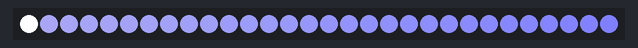
A sketch run on a simulated Arduino Uno, built with avr-gcc and run on an emulated ATmega328P. Parts: 30 RGB LEDs in strip order, left to right.

Above: at 11.14 s.
At 24.7 s:
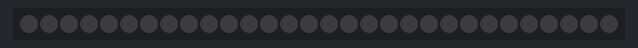

Measured:
- by itself, everything shown: repeats every 26.7 s, in 6 steps
- what the display in image 1 shows lasts 12.9 s, from 24.7 s to 37.6 s

The sketch:

sunrise_strip.ino
```cpp
#include <Adafruit_NeoPixel.h>
#ifdef __AVR__
#include <avr/power.h>
#endif

#define PIN 6

#define len(x)       (sizeof(x) / sizeof(x[0]))

// Parameter 1 = number of pixels in strip
// Parameter 2 = Arduino pin number (most are valid)
// Parameter 3 = pixel type flags, add together as needed:
//   NEO_KHZ800  800 KHz bitstream (most NeoPixel products w/WS2812 LEDs)
//   NEO_KHZ400  400 KHz (classic 'v1' (not v2) FLORA pixels, WS2811 drivers)
//   NEO_GRB     Pixels are wired for GRB bitstream (most NeoPixel products)
//   NEO_RGB     Pixels are wired for RGB bitstream (v1 FLORA pixels, not v2)
Adafruit_NeoPixel strip = Adafruit_NeoPixel(30, PIN, NEO_GRB + NEO_KHZ800);

// IMPORTANT: To reduce NeoPixel burnout risk, add 1000 uF capacitor across
// pixel power leads, add 300 - 500 Ohm resistor on first pixel's data input
// and minimize distance between Arduino and first pixel.  Avoid connecting
// on a live circuit...if you must, connect GND first.

void setup() {
#if defined (__AVR_ATtiny85__)
  if (F_CPU == 16000000) clock_prescale_set(clock_div_1);
#endif

  strip.begin();
  strip.show();
}

// stolen from https://community.particle.io/t/neopixel-sunrise-alarm-clock/2243/22
uint8_t redList[] = {  8, 8, 17, 26, 35, 43, 52, 61, 70, 79, 87, 96, 105, 114, 123, 131, 140, 149, 158, 167, 175, 184, 193, 202, 211, 219, 228, 237, 246, 255, 255, 255, 255, 255, 255, 255, 255, 255, 255, 255, 255, 255, 255, 255, 255, 255, 255, 255, 255, 255, 255, 255, 255, 255, 255, 255, 255, 255, 255, 255, 255, 255, 255, 255, 255, 255, 255, 255, 255, 255, 255, 255, 255, 255, 255, 255, 255, 255, 255, 255, 255, 255, 255, 255, 255, 255, 255, 255, 255, 255, 255, 255, 255, 255, 255, 255, 255, 255, 255, 255, 254, 253, 253, 252, 252, 251, 250, 250, 249, 249, 248, 247, 247, 246, 246, 245, 245, 244, 243, 243, 242, 242, 241, 240, 240, 239, 239, 238, 237, 237, 236, 236, 235, 235, 234, 233, 233, 232, 232, 231, 230, 230, 229, 229, 228, 228, 227, 226, 226, 225, 225, 224, 223, 223, 222, 222, 221, 220, 220, 219, 219, 218, 218, 217, 216, 216, 215, 215, 214, 213, 213, 212, 212, 211, 211, 210, 209, 209, 208, 208, 207, 206, 206, 205, 205, 204, 203, 203, 202, 202, 201, 201, 200, 199, 199, 198, 198, 197, 196, 196, 195, 195, 194, 193, 193, 192, 192, 191, 191, 190, 189, 189, 188, 188, 187, 186, 186, 185, 185, 184, 184, 183, 182, 182, 181, 181, 180, 179, 179, 178, 178, 177, 176, 176, 175, 175, 174, 174, 173, 172, 172, 171, 171, 170, 169, 169, 168, 168, 167, 167, 166, 165, 165, 164, 164, 163, 162, 162, 161, 161, 160, 159, 159, 158, 158, 157, 157, 156, 155, 155, 154, 154, 153, 152, 152, 151, 151, 150, 150, 149, 148, 147, 146, 145, 144, 142, 141, 140, 139, 138, 137, 136, 135, 134, 133, 132, 131, 130, 129, 128 };
uint8_t greenList[] = {  0, 0, 0, 0, 0, 0, 0, 0, 0, 0, 0, 0, 0, 0, 0, 0, 0, 0, 0, 0, 0, 0, 0, 0, 0, 0, 0, 0, 0, 0, 0, 2, 4, 6, 8, 10, 13, 15, 17, 19, 21, 23, 26, 28, 30, 32, 34, 36, 39, 41, 43, 45, 47, 49, 52, 54, 56, 58, 60, 62, 65, 67, 69, 71, 73, 75, 78, 80, 82, 84, 86, 88, 91, 93, 95, 97, 99, 101, 104, 106, 108, 110, 112, 114, 117, 119, 121, 123, 125, 128, 128, 130, 132, 135, 137, 140, 142, 145, 147, 150, 150, 150, 150, 150, 150, 150, 150, 150, 150, 150, 150, 150, 150, 150, 150, 150, 150, 150, 150, 150, 150, 150, 150, 150, 150, 150, 150, 150, 150, 150, 150, 150, 150, 150, 150, 150, 150, 150, 150, 150, 150, 150, 150, 150, 150, 150, 150, 150, 150, 150, 150, 150, 150, 150, 150, 150, 150, 150, 150, 150, 150, 150, 150, 150, 150, 150, 150, 150, 150, 150, 150, 150, 150, 150, 150, 150, 150, 150, 150, 150, 150, 150, 150, 150, 150, 150, 150, 150, 150, 150, 150, 150, 150, 150, 150, 150, 150, 150, 150, 150, 150, 150, 150, 150, 150, 150, 150, 150, 150, 150, 150, 150, 150, 150, 150, 150, 150, 150, 150, 150, 150, 150, 150, 150, 150, 150, 150, 150, 150, 150, 150, 150, 150, 150, 150, 150, 150, 150, 150, 150, 150, 150, 150, 150, 150, 150, 150, 150, 150, 150, 150, 150, 150, 150, 150, 150, 150, 150, 150, 150, 150, 150, 150, 150, 150, 150, 150, 150, 150, 150, 150, 150, 150, 150, 150, 150, 150, 150, 150, 149, 148, 147, 146, 145, 144, 142, 141, 140, 139, 138, 137, 136, 135, 134, 133, 132, 131, 130, 129, 128 };
uint8_t blueList[] = {  0, 0, 0, 0, 0, 0, 0, 0, 0, 0, 0, 0, 0, 0, 0, 0, 0, 0, 0, 0, 0, 0, 0, 0, 0, 0, 0, 0, 0, 0, 0, 0, 0, 0, 0, 0, 0, 0, 0, 0, 0, 0, 0, 0, 0, 0, 0, 0, 0, 0, 0, 0, 0, 0, 0, 0, 0, 0, 0, 0, 0, 0, 0, 0, 0, 0, 0, 0, 0, 0, 0, 0, 0, 0, 0, 0, 0, 0, 0, 0, 0, 0, 0, 0, 0, 0, 0, 0, 0, 0, 0, 0, 0, 0, 0, 0, 0, 0, 0, 0, 1, 2, 3, 5, 6, 7, 9, 10, 11, 12, 14, 15, 16, 18, 19, 20, 22, 23, 24, 25, 27, 28, 29, 31, 32, 33, 34, 36, 37, 38, 40, 41, 42, 44, 45, 46, 47, 49, 50, 51, 53, 54, 55, 57, 58, 59, 60, 62, 63, 64, 66, 67, 68, 69, 71, 72, 73, 75, 76, 77, 79, 80, 81, 82, 84, 85, 86, 88, 89, 90, 92, 93, 94, 95, 97, 98, 99, 101, 102, 103, 104, 106, 107, 108, 110, 111, 112, 114, 115, 116, 117, 119, 120, 121, 123, 124, 125, 127, 128, 129, 130, 132, 133, 134, 136, 137, 138, 139, 141, 142, 143, 145, 146, 147, 149, 150, 151, 152, 154, 155, 156, 158, 159, 160, 162, 163, 164, 165, 167, 168, 169, 171, 172, 173, 174, 176, 177, 178, 180, 181, 182, 184, 185, 186, 187, 189, 190, 191, 193, 194, 195, 197, 198, 199, 200, 202, 203, 204, 206, 207, 208, 209, 211, 212, 213, 215, 216, 217, 219, 220, 221, 222, 224, 225, 226, 228, 229, 230, 232, 233, 234, 235, 236, 237, 238, 240, 241, 242, 243, 244, 245, 246, 247, 248, 249, 250, 251, 252, 253, 255 };

void loop() {
  sunrise();
  // fully on
  colorWipe(strip.Color(255, 255, 255), 10);
  delay(2000);
  sunset();
  // fully off
  colorWipe(strip.Color(0, 0, 0), 10);
  delay(2000);
}

void sunset() {
  for (uint16_t o = len(redList) - strip.numPixels(); o >= 0 && o < len(redList); o--) {
    for (uint8_t i = 0; i < strip.numPixels(); i++) {
      uint32_t c = strip.Color(redList[i+o], greenList[i+o], blueList[i+o]);

      strip.setPixelColor(i, c);
      strip.show();
    }
  }
}
void sunrise() {
  for (uint16_t o = 0; o < len(redList) - strip.numPixels() + 1; o++) {
    for (uint8_t i = 0; i < strip.numPixels(); i++) {
      uint32_t c = strip.Color(redList[i+o], greenList[i+o], blueList[i+o]);

      strip.setPixelColor(i, c);
      strip.show();
    }
  }
}

// Fill the dots one after the other with a color
void colorWipe(uint32_t c, uint8_t wait) {
  for (uint16_t i = 0; i < strip.numPixels(); i++) {
    strip.setPixelColor(i, c);
    strip.show();
    delay(wait);
  }
}
```
